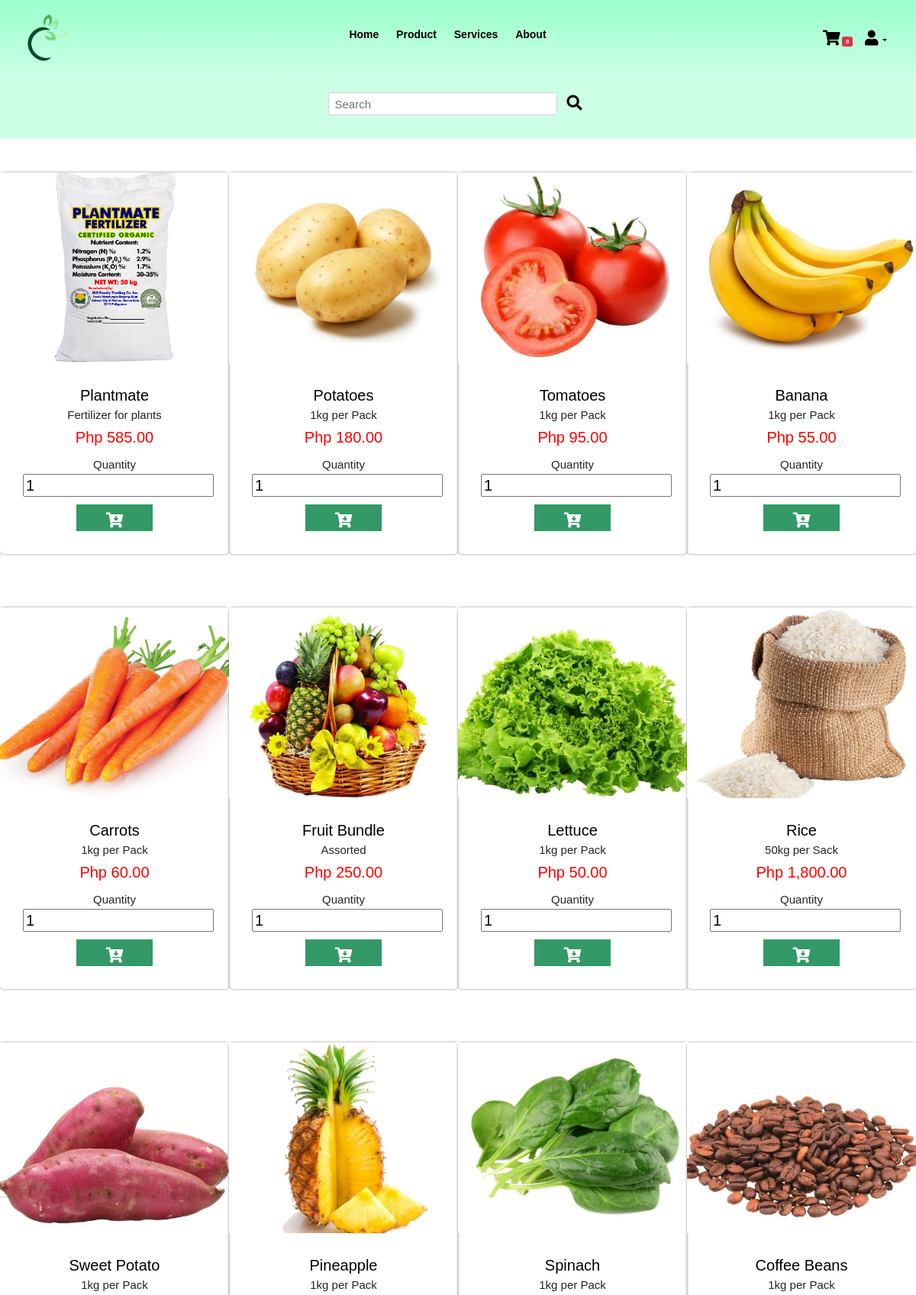
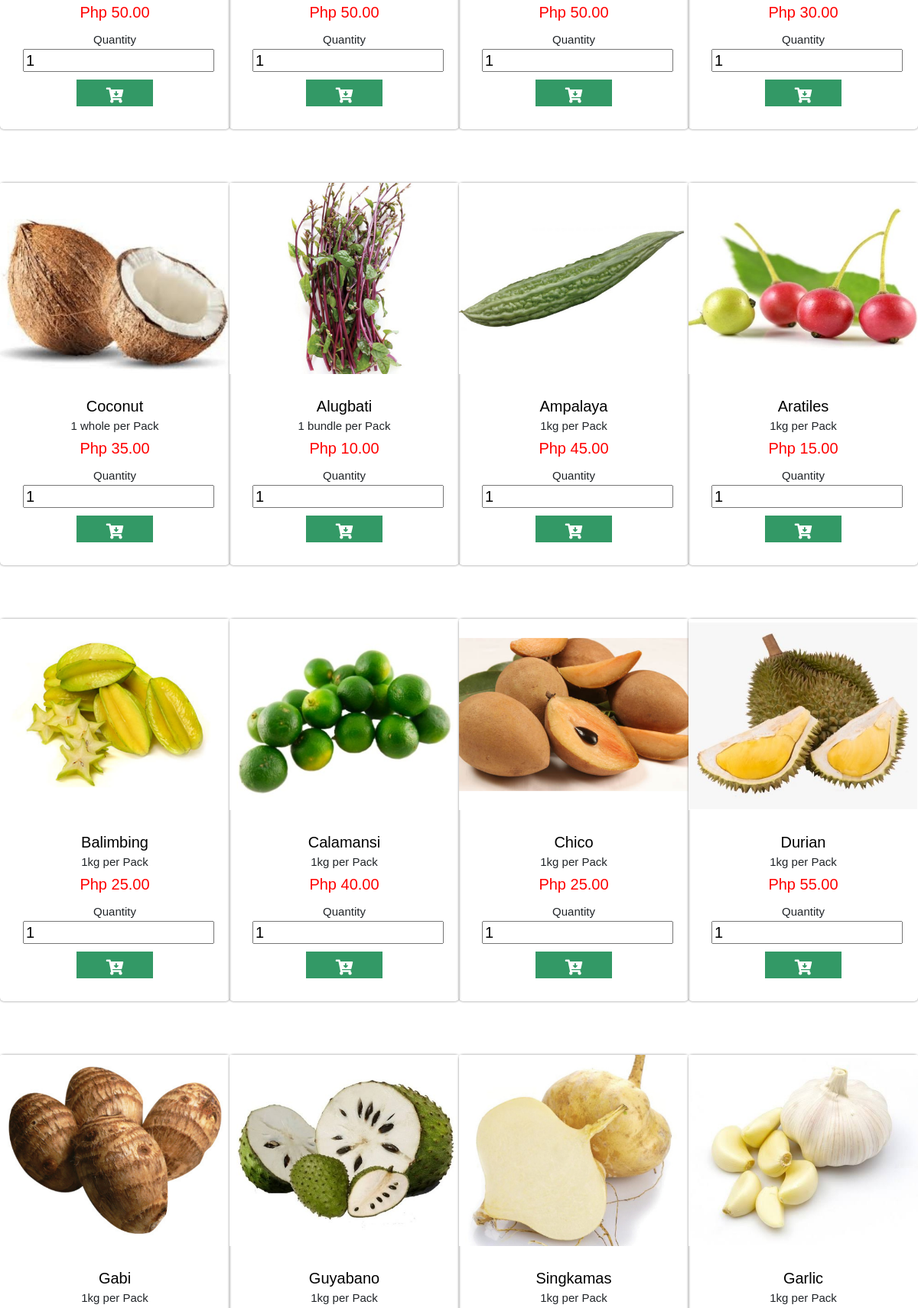
The page /product.php (upper part) on the database its author committed (2 pictures, top to bottom).
### tables this page shows
CREATE TABLE `items` (
  `item_id` int(11) NOT NULL,
  `item_name` varchar(128) NOT NULL,
  `cat_id` int(11) NOT NULL,
  `item_desc` varchar(255) NOT NULL,
  `item_status` varchar(20) NOT NULL COMMENT 'A for Available, NA for unavailable',
  `item_price` int(11) NOT NULL,
  `user_id` int(11) NOT NULL,
  `item_img` varchar(128) NOT NULL
);

### product.php (the view, shortened to what this page needs)
<?php
include_once "includes/db_conn.php";
$searchkey="";
?>
<!DOCTYPE html>
<html lang="en">
<head>
    <link rel="stylesheet" href="css/bootstrap.min.css">
    <link rel="stylesheet" href="css/style.css">
    <link rel="stylesheet" href="css/fontawesome.css">
    <link rel="stylesheet" href="https://cdnjs.cloudflare.com/ajax/libs/font-awesome/5.15.2/css/all.min.css">
</head>
<body>
    <header id="header">
        <div class="right">
            <img clas ="logo" src="img/logo1.png" alt="" width="70px" height="70px">
        </div>
        <div class="nav-bar">
            <ul>
            <li><a href="index.php">Home</a></li>
            <li><a href="product.php">Product</a></li>
            <li><a href="services.php">Services</a></li>
            <li><a href="about.php">About</a></li>
            </ul>
        </div>
        <div class="left">
        <div class="dropdown">
            <a href="cart.php"><div class="fas fa-shopping-cart"></div>
            <?php
                        $sql_cart_count = "SELECT COUNT(*) cartcount FROM `cart` WHERE status = 'P' AND user_id = ?;";
                        $stmt=mysqli_stmt_init($conn);
                    if (!mysqli_stmt_prepare($stmt, $sql_cart_count)){
                        header("location: index.php?error=stmtfailed");
                        exit();
                    }
                        mysqli_stmt_bind_param($stmt, "s" ,$_SESSION['userid']);
                        mysqli_stmt_execute($stmt);
                        $resultData = mysqli_stmt_get_result($stmt);
                        if($row = mysqli_fetch_assoc($resultData)){ ?>
                            <span class="badge bg-danger"><?php echo $row['cartcount']; ?></span>
                        <?php }
                        ?>
            </a>
                <button class="dropdown-toggle" type="button" id="dropdownMenu2" data-bs-toggle="dropdown" aria-expanded="false">
                <div class="fas fa-user"></div>
                </button>
        </div>
        </div>
    </header>
    <section id= "search">
        <div class = "container-fluid">
            <form action="product.php" method="GET" class="d-flex">
                <input id="searchbar" name="searchkey" class="form-control me-2" type="search" placeholder="Search" aria-label="Search">
                <button class="btn btn-light" type="submit"><i class="fas fa-search"></i></button>
            </form>
        </div>
    </section>
<?php
    if($searchkey == "") {
       $sql = "SELECT i.item_id
                 , i.item_name
                  ,item_desc
                 , c.cat_desc
                 , i.item_price
                 , i.item_img
              FROM `items` i
              JOIN `category` c
                ON i.cat_id = c.cat_id ;";
    $stmt=mysqli_stmt_init($conn);
     if (!mysqli_stmt_prepare($stmt, $sql)){
    echo "Statement Failed.";
    exit();
     }
             }
       mysqli_stmt_execute($stmt);
       $resultData = mysqli_stmt_get_result($stmt);
       $arr=array();
       while($row = mysqli_fetch_assoc($resultData)){
           array_push($arr,$row);
       }
     if(!empty($arr)){
         ?>
<section id="product">
    <div class="product-container">
        <?php
        foreach($arr as $key => $val){
        ?>
        <div class="product-slider">
            <div class="product-card item">
                <div class="image">
                <img src="img/<?php echo $val['item_img'] ?>" alt="1 x 1" class="card-img-top">
                </div>
                    <div class="content">
                        <h3><?php echo $val['item_name'] ?></h3>
                        <h4><?php echo $val['item_desc'] ?></h4>
                        <div class="price"><p> Php <?php echo number_format($val['item_price'],2)  ?></p>
                        </div>
                        <form action="includes/processorder.php" method= "GET">
                        <label for="Quantity">Quantity</label>
                        <input  type="number" value = "1" min="1" name="item_qty">
                        <button type="submit" class = "btn-addcart">
                        <i class="fas fa-cart-arrow-down"></i>
                        </button>
                        </form>
                    </div>
            </div>
        </div>
                    <?php
                        }
                    }
                        ?>
    </div>
</section>
</body>
</html>

### css/style.css (style rules this page uses)
* { margin: 0; box-sizing: border-box; transition: all .2s linear; font-family: 'Exo 2', sans-serif ; }
html { font-size: 62.5%; scroll-behavior: smooth; }
body { overflow-x: hidden; }
#header { display: flex; align-items: center; justify-content: space-between; padding: 1.5rem 2.5rem; color: black; background-image:linear-gradient(#99ffcc,#ccffe6) ; }
.fa-user { font-size: 2rem; cursor: pointer; color: #000000; }
.fa-shopping-cart { font-size: 2rem; cursor: pointer; color: #000000; }
#search { background:#ccffe6; width: 100vw; height: 10vh; }
#search form { padding: 2rem; justify-content: center; }
#search .form-control { width: 30rem; height: 3rem; font-size: 1.5rem; }
#search button { margin-top: -0.5rem; font-size: 2rem; background: transparent; border: none; }
.nav-bar { display: flex; align-items: center; padding: 20px; }
.nav-bar ul { display: inline-block; list-style-type: none; }
.nav-bar ul li { display: inline-block; margin-right: 20px; font-size: 14px }
a { text-decoration: none; font-weight: bolder; color: #000000; }
.dropdown #dropdownMenu2 { background: none; border: none; outline: none; color: black; width: 5.5rem; }
#product { display: flex; align-items: center; flex-flow: column; width: 100vw; }
.product-container { width:100% ; margin: 1rem; display: flex; align-items: center; flex-wrap: wrap; justify-content: space-around; }
.product-card { height: 50rem; width: 30rem; margin: 3.5rem auto; box-shadow: 0 0 .3rem rgba(0, 0, 0,.5); border-radius: 0.5rem; position: relative; }
.image { height: 50%; width: 100%; margin-top: 1rem; }
.image img { height: 100%; width: 100%; object-fit: cover; }
.content { padding: 3rem; height: 30%; width: 100%; text-align: center; }
.content h3 { font-size: 2rem; color: black; }
.price { font-size: 2rem; color: red; }
.content .btn-addcart { height: 3.5rem; width: 10rem; background: #339966; text-align:center; font-size: 2rem; text-decoration:none; border: none; margin-top: 1rem; line-height: 4rem; outline: none; }
.content .btn-addcart i { color: white; }
.content input { height: 3rem; width: 25rem; align-items: center; font-size: 2rem; }
.content label { font-size: 1.5rem; }

### rows shown on the page
items: item_img (picture), item_name "Plantmate", item_desc "Fertilizer for plants", item_price "585.00"
items: item_img (picture), item_name "Potatoes", item_desc "1kg per Pack", item_price "180.00"
items: item_img (picture), item_name "Tomatoes", item_desc "1kg per Pack", item_price "95.00"
items: item_img (picture), item_name "Banana", item_desc "1kg per Pack", item_price "55.00"
items: item_img (picture), item_name "Carrots", item_desc "1kg per Pack", item_price "60.00"
items: item_img (picture), item_name "Fruit Bundle", item_desc "Assorted", item_price "250.00"
items: item_img (picture), item_name "Lettuce", item_desc "1kg per Pack", item_price "50.00"
items: item_img (picture), item_name "Rice", item_desc "50kg per Sack", item_price "1,800.00"
items: item_img (picture), item_name "Sweet Potato", item_desc "1kg per Pack", item_price "50.00"
items: item_img (picture), item_name "Pineapple", item_desc "1kg per Pack", item_price "50.00"
items: item_img (picture), item_name "Spinach", item_desc "1kg per Pack", item_price "50.00"
items: item_img (picture), item_name "Coffee Beans", item_desc "1kg per Pack", item_price "30.00"
items: item_img (picture), item_name "Coconut", item_desc "1 whole per Pack", item_price "35.00"
items: item_img (picture), item_name "Alugbati", item_desc "1 bundle per Pack", item_price "10.00"
items: item_img (picture), item_name "Ampalaya", item_desc "1kg per Pack", item_price "45.00"
items: item_img (picture), item_name "Aratiles", item_desc "1kg per Pack", item_price "15.00"
items: item_img (picture), item_name "Balimbing", item_desc "1kg per Pack", item_price "25.00"
items: item_img (picture), item_name "Calamansi", item_desc "1kg per Pack", item_price "40.00"
items: item_img (picture), item_name "Chico", item_desc "1kg per Pack", item_price "25.00"
items: item_img (picture), item_name "Durian", item_desc "1kg per Pack", item_price "55.00"
items: item_img (picture), item_name "Gabi", item_desc "1kg per Pack"
items: item_img (picture), item_name "Guyabano", item_desc "1kg per Pack"
items: item_img (picture), item_name "Singkamas", item_desc "1kg per Pack"
items: item_img (picture), item_name "Garlic", item_desc "1kg per Pack"

### other values the page prints
$row['cartcount'] "0"
